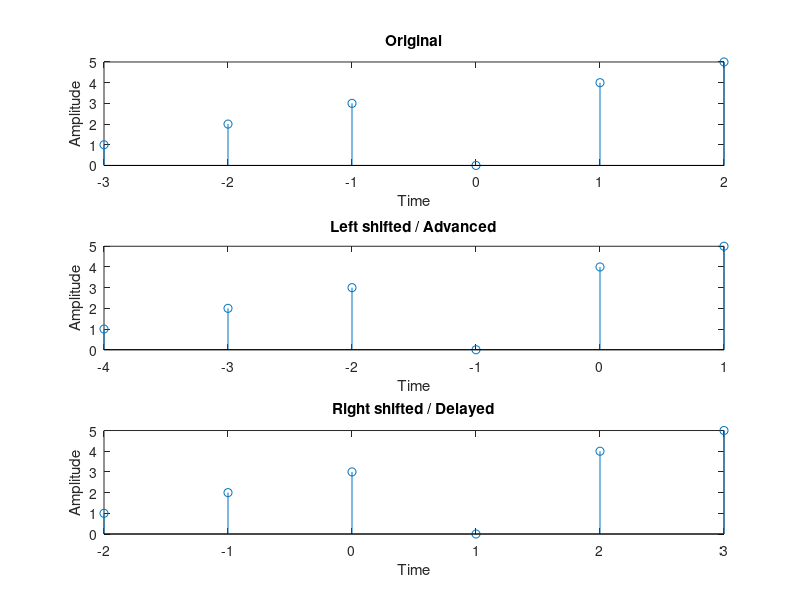

MATLAB code to generate this figure:

n1=-3:2;
x1=[1 2 3 0 4 5];
subplot(3,1,1)
stem(n1,x1);
xlabel('Time')
ylabel('Amplitude')
title('Original')



subplot(3,1,2)
stem(n1-1,x1);
xlabel('Time')
ylabel('Amplitude')
title('Left shifted / Advanced')

subplot(3,1,3)
stem(n1+1,x1);
xlabel('Time')
ylabel('Amplitude')
title('Right shifted / Delayed')




